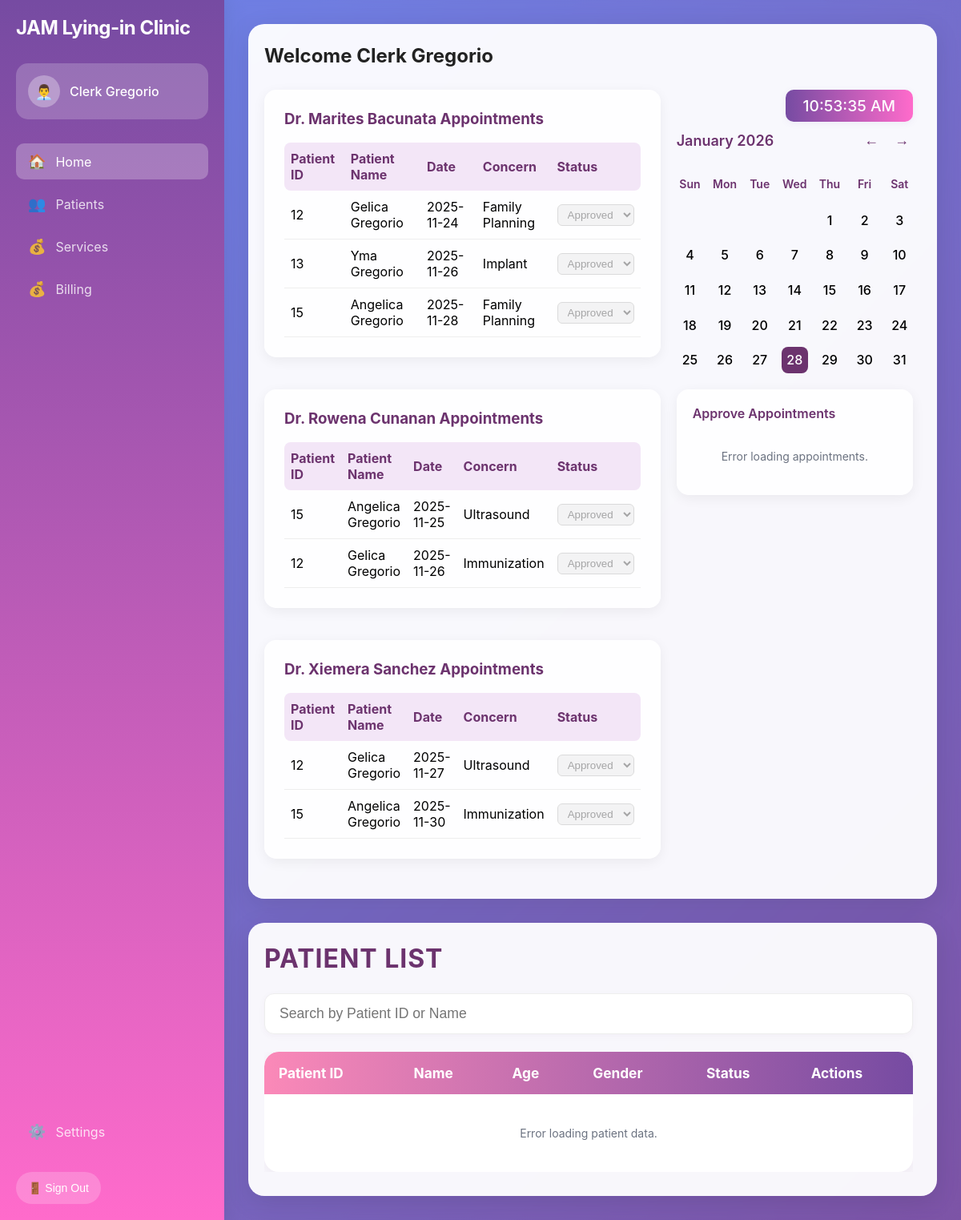
Page /clerkdash.php (signed in) on the committed database.
### tables this page shows
CREATE TABLE `appointment_requests` (
  `id` int(11) NOT NULL,
  `patient_id` int(11) NOT NULL,
  `doctor_id` int(11) DEFAULT NULL,
  `appointment_date` date NOT NULL,
  `appointment_time` time NOT NULL,
  `chief_complaint` text DEFAULT NULL,
  `status` varchar(20) DEFAULT NULL,
  `responded_by` int(11) DEFAULT NULL,
  `response_date` datetime DEFAULT NULL,
  `created_at` datetime DEFAULT current_timestamp(),
  `updated_at` datetime DEFAULT current_timestamp() ON UPDATE current_timestamp()
);

### clerkdash.php (the view, shortened to what this page needs)
<?php
include_once 'config/config.php';
try {
    $stmt = $pdo->prepare("
        SELECT
            ar.id,
            ar.patient_id,
            CONCAT(u_patient.first_name, ' ', u_patient.last_name) AS patient_name,
            ar.appointment_date,
            ar.chief_complaint,
            ar.status,
            CONCAT('Dr. ', u_doctor.first_name, ' ', u_doctor.last_name) AS doctor_name
        FROM appointment_requests ar
        JOIN users u_patient ON ar.patient_id = u_patient.id
        LEFT JOIN users u_doctor ON ar.doctor_id = u_doctor.id
        ORDER BY ar.appointment_date ASC, ar.appointment_time ASC
    ");
    $stmt->execute();
    $appointments = $stmt->fetchAll(PDO::FETCH_ASSOC);
} catch (PDOException $e) {
    echo 'Database error: ' . $e->getMessage();
    exit;
}
$current_month = date('F Y');
function generateCalendar($year, $month) {
    $days_in_month = cal_days_in_month(CAL_GREGORIAN, $month, $year);
    $first_day = date('w', mktime(0, 0, 0, $month, 1, $year));
    $current_day = date('j');
    $current_month = date('n');
    $current_year = date('Y');
    $calendar = [];
    for ($i = 0; $i < $first_day; $i++) {
        $calendar[] = '';
    }
    for ($day = 1; $day <= $days_in_month; $day++) {
        $is_today = ($day == $current_day && $month == $current_month && $year == $current_year);
        $calendar[] = ['day' => $day, 'is_today' => $is_today];
    }
    return $calendar;
}
$calendar_data = generateCalendar(date('Y'), date('n'));
    ?>
<!DOCTYPE html>
<html lang="en">
<head>
    <link rel="stylesheet" href="clerkdash.css">
</head>
<body>
    <div class="sidebar">
        <div class="logo">JAM Lying-in Clinic</div>
        <div class="clerk-info">
            <div class="clerk-avatar">👨‍💼</div>
            <div class="clerk-name"><?php echo $_SESSION['clerk_name']; ?></div>
        </div>
        <nav class="nav-menu">
            <a href="#" class="nav-item active">
                <span class="nav-icon">🏠</span>
                Home
            </a>
            <a href="#" class="nav-item" onclick="showPatientList()">
                <span class="nav-icon">👥</span>
                Patients
            </a>
            <a href="#" class="nav-item">
                <span class="nav-icon">💰</span>
                Services
            </a>
            <a href="#" class="nav-item">
                <span class="nav-icon">💰</span>
                Billing
            </a>
        </nav>
        <div style="margin-top: auto;">
            <a href="#" class="nav-item">
                <span class="nav-icon">⚙️</span>
                Settings
            </a>
            <button class="sign-out" onclick="signOut()">
                <span>🚪</span>
                Sign Out
            </button>
        </div>
    </div>
    <div class="main-content">
        <div class="content-section">
            <h2 style="margin-bottom: 28px; color: #222;">Welcome Clerk Gregorio</h2>
            <div class="dashboard-grid">
              <?php
$grouped = [];
foreach ($appointments as $appt) {
    $doctor = $appt['doctor_name'] ?? 'Unassigned';
    if (!isset($grouped[$doctor])) {
        $grouped[$doctor] = [];
    }
    $grouped[$doctor][] = $appt;
}
foreach ($grouped as $doctorName => $doctorAppointments):
?>
<div id="<?php echo strtolower(str_replace(' ', '-', $doctorName)); ?>-appointments" class="appointments-section" style="margin-top: 0; background: rgba(255,255,255,0.95); border-radius: 15px; padding: 25px; box-shadow: 0 4px 16px rgba(0,0,0,0.06);">
    <h3 style="color: #6c336e; margin-bottom: 18px;"><?php echo htmlspecialchars($doctorName); ?> Appointments</h3>
    <table style="width: 100%; border-collapse: collapse;">
        <thead>
            <tr style="background: #f3e6f7; color: #6c336e;">
                <th style="padding: 10px 8px; text-align: left; border-radius: 8px 0 0 8px;">Patient ID</th>
                <th style="padding: 10px 8px; text-align: left;">Patient Name</th>
                <th style="padding: 10px 8px; text-align: left;">Date</th>
                <th style="padding: 10px 8px; text-align: left;">Concern</th>
                <th style="padding: 10px 8px; text-align: left; border-radius: 0 8px 8px 0;">Status</th>
            </tr>
        </thead>
        <tbody>
            <?php if (count($doctorAppointments) === 0): ?>
                <tr>
                    <td colspan="5" style="padding: 12px; text-align: center; color: #888;">
                        No approved appointments today.
                    </td>
                </tr>
            <?php else:
                foreach ($doctorAppointments as $appt): ?>
                    <tr style="border-bottom: 1px solid #eee;">
                        <td style="padding: 10px 8px;"><?php echo htmlspecialchars($appt['patient_id']); ?></td>
                        <td style="padding: 10px 8px;"><?php echo htmlspecialchars($appt['patient_name']); ?></td>
                        <td style="padding: 10px 8px;"><?php echo htmlspecialchars($appt['appointment_date']); ?></td>
                        <td style="padding: 10px 8px;"><?php echo htmlspecialchars($appt['chief_complaint']); ?></td>
                        <td style="padding: 10px 8px;">
                            <select name="status[]" style="padding: 4px 8px; border-radius: 6px; border: 1px solid #ccc;" disabled>
                                <option value="Approved" selected>Approved</option>
                            </select>
                        </td>
                    </tr>
            <?php endforeach; endif; ?>
        </tbody>
    </table>
</div>
<?php endforeach; ?>
                <div class="calendar-section">
                    <div style="display: flex; justify-content: flex-end; align-items: center; margin-bottom: 8px;">
                        <div id="current-time" style="font-size: 1.2rem; color: #fff; background: linear-gradient(90deg, #764ba2 0%, #ff6bcb 100%); padding: 8px 22px; border-radius: 10px; font-weight: 500; box-shadow: 0 2px 8px rgba(118,75,162,0.08);"></div>
                    </div>
                    <div class="calendar-header">
                        <div class="calendar-title" id="calendar-title"><?php echo $current_month; ?></div>
                        <div class="calendar-nav">
                            <button class="nav-btn" id="calendar-prev">←</button>
                            <button class="nav-btn" id="calendar-next">→</button>
                        </div>
                    </div>
                    <div class="calendar" id="calendar-container">
                        <div class="calendar-grid">
                            <div class="calendar-day-header">Sun</div>
                            <div class="calendar-day-header">Mon</div>
                            <div class="calendar-day-header">Tue</div>
                            <div class="calendar-day-header">Wed</div>
                            <div class="calendar-day-header">Thu</div>
                            <div class="calendar-day-header">Fri</div>
                            <div class="calendar-day-header">Sat</div>
                        </div>
                        <div class="calendar-grid">
                            <?php foreach ($calendar_data as $day): ?>
                                <?php if (empty($day)): ?>
                                    <div class="calendar-day empty"></div>
                                <?php else: ?>
                                    <div class="calendar-day <?php echo $day['is_today'] ? 'today' : ''; ?>">
                                        <?php echo $day['day']; ?>
                                    </div>
                                <?php endif; ?>
                            <?php endforeach; ?>
                        </div>
                    </div>
                     <div class="approve-appointment-card" style="margin-top: 20px; background: rgba(255, 255, 255, 0.95); border-radius: 15px; padding: 20px; box-shadow: 0 4px 16px rgba(0,0,0,0.06);">
                         <h4 style="color: #6c336e; margin-bottom: 15px; font-size: 16px; font-weight: 600;">Approve Appointments</h4>
                         <div id="pending-appointments-container" style="max-height: 200px; overflow-y: auto;">
                         </div>
                     </div>
                 </div>
            </div>
        </div>
        <div id="patient-list-section" class="content-section" style="margin-top: 30px; display: none;">
            <h2 style="color: #6c336e; font-size: 2rem; font-weight: bold; margin-bottom: 24px; letter-spacing: 1px;">PATIENT LIST</h2>
            <input id="patient-search" type="text" placeholder="Search by Patient ID or Name" style="width: 100%; padding: 14px 18px; border-radius: 12px; border: 1px solid #eee; margin-bottom: 22px; font-size: 1.1rem; outline: none; box-shadow: 0 2px 8px rgba(108,51,110,0.04);">
            <div style="overflow-x: auto;">
                <table id="patient-table" style="width: 100%; border-collapse: separate; border-spacing: 0; min-width: 700px; background: white; border-radius: 18px; overflow: hidden; box-shadow: 0 4px 16px rgba(108,51,110,0.07);">
                    <thead>
                        <tr style="background: linear-gradient(90deg, rgb(251, 137, 184) 0%, #764ba2 100%); color: #fff;">
                            <th style="padding: 16px 18px; text-align: left; font-size: 1.08rem; font-weight: bold; border-radius: 18px 0 0 0;">Patient ID</th>
                            <th style="padding: 16px 18px; text-align: left; font-size: 1.08rem; font-weight: bold;">Name</th>
                            <th style="padding: 16px 18px; text-align: left; font-size: 1.08rem; font-weight: bold;">Age</th>
                            <th style="padding: 16px 18px; text-align: left; font-size: 1.08rem; font-weight: bold;">Gender</th>
                            <th style="padding: 16px 18px; text-align: left; font-size: 1.08rem; font-weight: bold;">Status</th>
                            <th style="padding: 16px 18px; text-align: left; font-size: 1.08rem; font-weight: bold; border-radius: 0 18px 0 0;">Actions</th>
                        </tr>
                    </thead>
                    <tbody id="patient-table-body">
                    </tbody>
                </table>
            </div>
        </div>
          </div>
</body>
</html>

### clerkdash.css (style rules this page uses)
* { margin: 0; padding: 0; box-sizing: border-box; }
body { font-family: -apple-system, BlinkMacSystemFont, 'Segoe UI', Roboto, sans-serif; background: linear-gradient(135deg, #667eea 0%, #764ba2 100%); min-height: 100vh; display: flex; }
.sidebar { width: 280px; background: linear-gradient(180deg, #764ba2 0%, #ff6bcb 100%); backdrop-filter: blur(10px); padding: 20px; display: flex; flex-direction: column; box-shadow: 2px 0 20px rgba(0, 0, 0, 0.1); }
.logo { color: white; font-size: 24px; font-weight: bold; margin-bottom: 30px; letter-spacing: -0.5px; }
.clerk-info { background: rgba(255, 255, 255, 0.2); border-radius: 15px; padding: 15px; margin-bottom: 30px; display: flex; align-items: center; gap: 12px; }
.clerk-avatar { width: 40px; height: 40px; background: rgba(255, 255, 255, 0.3); border-radius: 50%; display: flex; align-items: center; justify-content: center; font-size: 18px; color: white; }
.clerk-name { color: white; font-weight: 500; }
.nav-menu { flex: 1; }
.nav-item { display: flex; align-items: center; gap: 12px; padding: 12px 15px; color: rgba(255, 255, 255, 0.8); text-decoration: none; border-radius: 10px; margin-bottom: 8px; transition: all 0.3s ease; }
.nav-item:hover, .nav-item.active { background: rgba(255, 255, 255, 0.2); color: white; }
.nav-item.active { background: rgba(255, 255, 255, 0.25); }
.nav-icon { font-size: 18px; }
.sign-out { background: rgba(255, 255, 255, 0.2); border: none; color: white; padding: 12px 15px; border-radius: 25px; cursor: pointer; font-size: 14px; font-weight: 500; transition: all 0.3s ease; margin-top: 20px; }
.main-content { flex: 1; padding: 30px; background: rgba(255, 255, 255, 0.05); backdrop-filter: blur(10px); }
.content-section { background: rgba(255, 255, 255, 0.95); border-radius: 20px; padding: 25px 30px 30px 20px; box-shadow: 0 8px 32px rgba(0, 0, 0, 0.1); width: 100%; box-sizing: border-box; }
.dashboard-grid { display: grid; grid-template-columns: 2fr 1fr; gap: 30px; align-items: start; }
.appointments-section { grid-column: 1; margin-bottom: 20px; }
.calendar-section { grid-column: 2; grid-row: 1 / span 3; }
.calendar-section { padding-right: 0; margin-left: 0; }
.calendar-header { display: flex; justify-content: space-between; align-items: center; margin-bottom: 20px; }
.calendar-title { color: #6c336e; font-size: 18px; font-weight: 600; }
.calendar-nav { display: flex; gap: 10px; }
.nav-btn { background: none; border: none; font-size: 18px; cursor: pointer; padding: 5px; color: #6c336e; }
.calendar { width: 100%; }
.calendar-grid { display: grid; grid-template-columns: repeat(7, 1fr); gap: 10px; margin-bottom: 10px; }
.calendar-day-header { text-align: center; font-weight: 600; color: #6c336e; padding: 10px 0; font-size: 14px; }
.calendar-day { aspect-ratio: 1; display: flex; align-items: center; justify-content: center; border-radius: 8px; cursor: pointer; transition: all 0.2s ease; font-weight: 500; }
.calendar-day.today { background: #6c336e; color: white; }
.calendar-day.empty { cursor: default; }
.approve-appointment-card { margin-top: 20px; background: rgba(255, 255, 255, 0.95); border-radius: 15px; padding: 20px; box-shadow: 0 4px 16px rgba(0,0,0,0.06); }
.approve-appointment-card h4 { color: #6c336e; margin-bottom: 15px; font-size: 16px; font-weight: 600; }
@media (max-width: 1200px) { .dashboard-grid { grid-template-columns: 1fr 1fr; gap: 20px; } }
@media (max-width: 1200px) { .appointments-section { grid-column: 1; margin-bottom: 20px; } }
@media (max-width: 1200px) { .calendar-section { grid-column: 2; grid-row: 1 / span 3; } }

### rows in the picture
appointment_requests: patient "12", patient_name "Gelica Gregorio", appointment_date "2025-11-24", chief_complaint "Family Planning"
appointment_requests: patient "13", patient_name "Yma Gregorio", appointment_date "2025-11-26", chief_complaint "Implant"
appointment_requests: patient "15", patient_name "Angelica Gregorio", appointment_date "2025-11-28", chief_complaint "Family Planning"
appointment_requests: patient "15", patient_name "Angelica Gregorio", appointment_date "2025-11-25", chief_complaint "Ultrasound"
appointment_requests: patient "12", patient_name "Gelica Gregorio", appointment_date "2025-11-26", chief_complaint "Immunization"
appointment_requests: patient "12", patient_name "Gelica Gregorio", appointment_date "2025-11-27", chief_complaint "Ultrasound"
appointment_requests: patient "15", patient_name "Angelica Gregorio", appointment_date "2025-11-30", chief_complaint "Immunization"

### other values in the picture
$_SESSION['clerk_name'] "Clerk Gregorio"
$doctorName "Dr. Marites Bacunata"
$doctorName "Dr. Rowena Cunanan"
$doctorName "Dr. Xiemera Sanchez"
$day['day'] "1"
$day['day'] "2"
$day['day'] "3"
$day['day'] "4"
$day['day'] "5"
$day['day'] "6"
$day['day'] "7"
$day['day'] "8"
$day['day'] "9"
$day['day'] "10"
$day['day'] "11"
